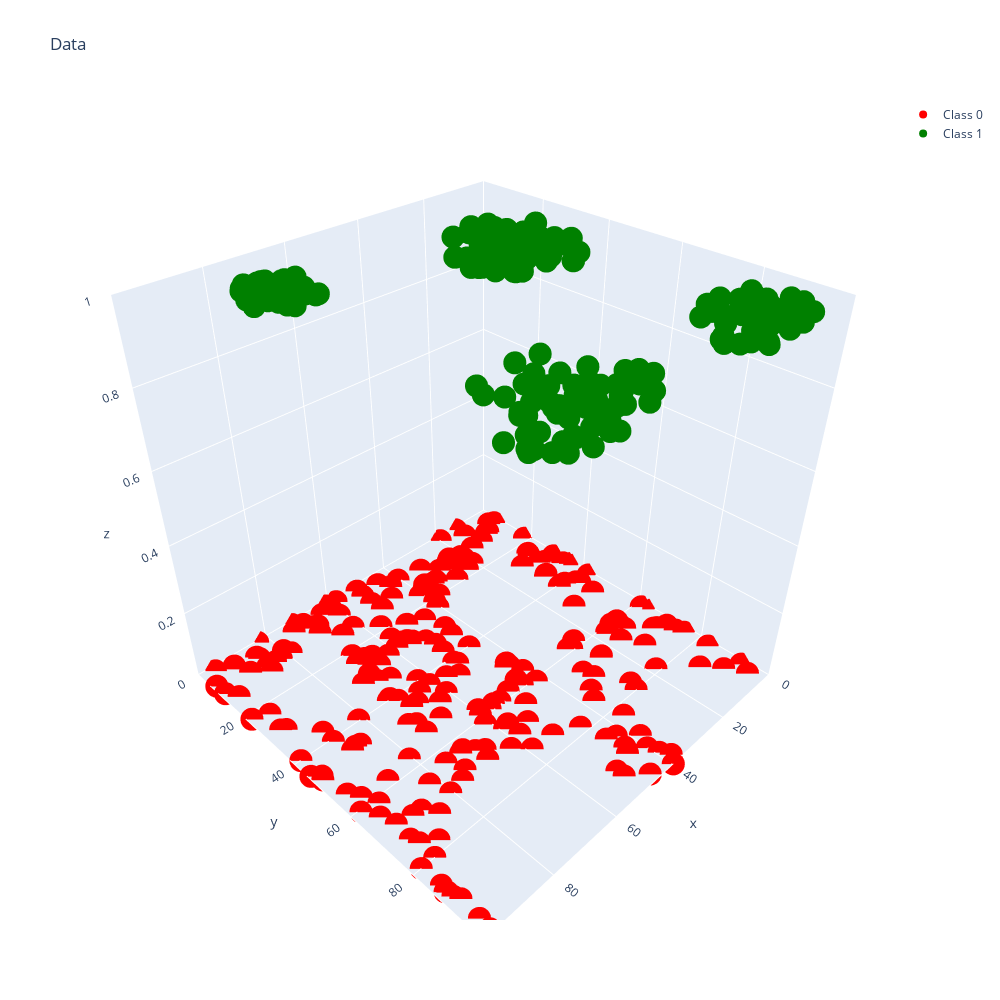

The notebook cell this image was saved under:
### Code cell
# Plot Data 3D (plotly)
def plot_data_3d_py(data_: np.ndarray) -> None:
    fig = py.graph_objs.Figure()
    fig.add_scatter3d(x=data_[0, data_[2, :] == 0], y=data_[1, data_[2, :] == 0], z=data_[2, data_[2, :] == 0],
                      mode='markers', marker_color='red', name='Class 0')
    fig.add_scatter3d(x=data_[0, data_[2, :] == 1], y=data_[1, data_[2, :] == 1], z=data_[2, data_[2, :] == 1],
                      mode='markers', marker_color='green', name='Class 1')

    fig.update_layout(
        title='Data',
        scene=dict(
            xaxis_title='x',
            yaxis_title='y',
            zaxis_title='z',
            xaxis=dict(range=[0, S]),
            yaxis=dict(range=[0, S]),
            zaxis=dict(range=[0, 1]),
        ),
        width=1000,
        height=1000
    )

    fig.show()


plot_data_3d_py(data)

### Figure 1 — Plotly figure (JSON) as saved in the notebook; plotly's stock layout.template omitted (floating-point values rounded to 4 significant figures; data arrays with more than 128 entries replaced by an {"elided": "..."} marker saying what was removed)
{"data": [{"marker": {"color": "red"}, "mode": "markers", "name": "Class 0", "type": "scatter3d", "x": {"elided": "250 float values"}, "y": {"elided": "250 float values"}, "z": {"elided": "250 int values"}}, {"marker": {"color": "green"}, "mode": "markers", "name": "Class 1", "type": "scatter3d", "x": {"elided": "250 float values"}, "y": {"elided": "250 float values"}, "z": {"elided": "250 int values"}}], "layout": {"height": 1000, "scene": {"xaxis": {"range": [0, 100], "title": {"text": "x"}}, "yaxis": {"range": [0, 100], "title": {"text": "y"}}, "zaxis": {"range": [0, 1], "title": {"text": "z"}}}, "title": {"text": "Data"}, "width": 1000}}
